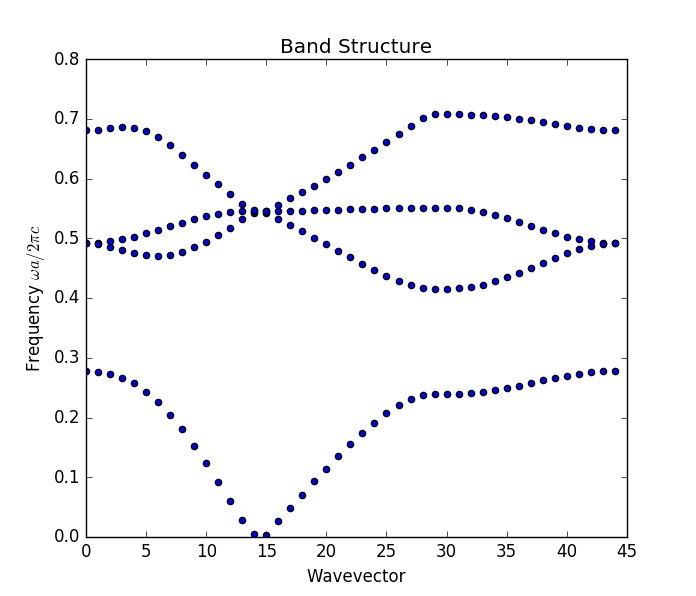

The script that drew this image:
import sys
sys.path.append('../..')

import numpy as np
import matplotlib.pyplot as plt
from Nezha.Bandstructure import Bandstructure

a = 1.0
r = 0.2*a
nx = 15
ny = nx

eps0 = 1.0
eps1 = 12.5
nmax = np.max([np.sqrt(eps0),np.sqrt(eps1)])

dx = a/nmax/nx
dy = a/nmax/ny

Nx = int(a/dx)+1
Ny = int(a/dy)+1

dx = 1.0/Nx
dy = 1.0/Ny

epsilon = np.ones((Nx,Ny))
for i in range(Nx):
   for j in range(Ny):
        if np.linalg.norm([(i+1)*dx-0.5,(j+1)*dy-0.5]) <= r:
            epsilon[i,j] = 12.25
        else:
            epsilon[i,j] = 1.0


fig1 = plt.figure()
plt.imshow(epsilon,interpolation='none')

bandstructure = Bandstructure(ax=a,ay=a,epsilon=epsilon)

kx,ky,bulkband =  bandstructure.bulkband([-np.pi,-np.pi],[np.pi/100,np.pi/100],bands=4)
kxs = kx
kys = ky
bulkbands = bulkband


kx,ky,bulkband =  bandstructure.bulkband([np.pi/100,0],[np.pi,0],bands=4)
kxs = np.concatenate((kxs,kx))
kys = np.concatenate((kys,ky))
bulkbands = np.concatenate((bulkbands,bulkband))

kx,ky,bulkband =  bandstructure.bulkband([np.pi,0],[np.pi,np.pi],bands=4)
kxs = np.concatenate((kxs,kx))
kys = np.concatenate((kys,ky))
bulkbands = np.concatenate((bulkbands,bulkband))

fig2 = plt.figure()
points = np.size(bulkbands,axis=0)
for i in range(np.size(bulkbands,axis=1)):
    plt.scatter(range(points),np.real(bulkbands[:,i]))
plt.title('Band Structure')
plt.xlabel('Wavevector')
plt.ylabel(r'Frequency $\omega a/2\pi c$')
plt.show()
